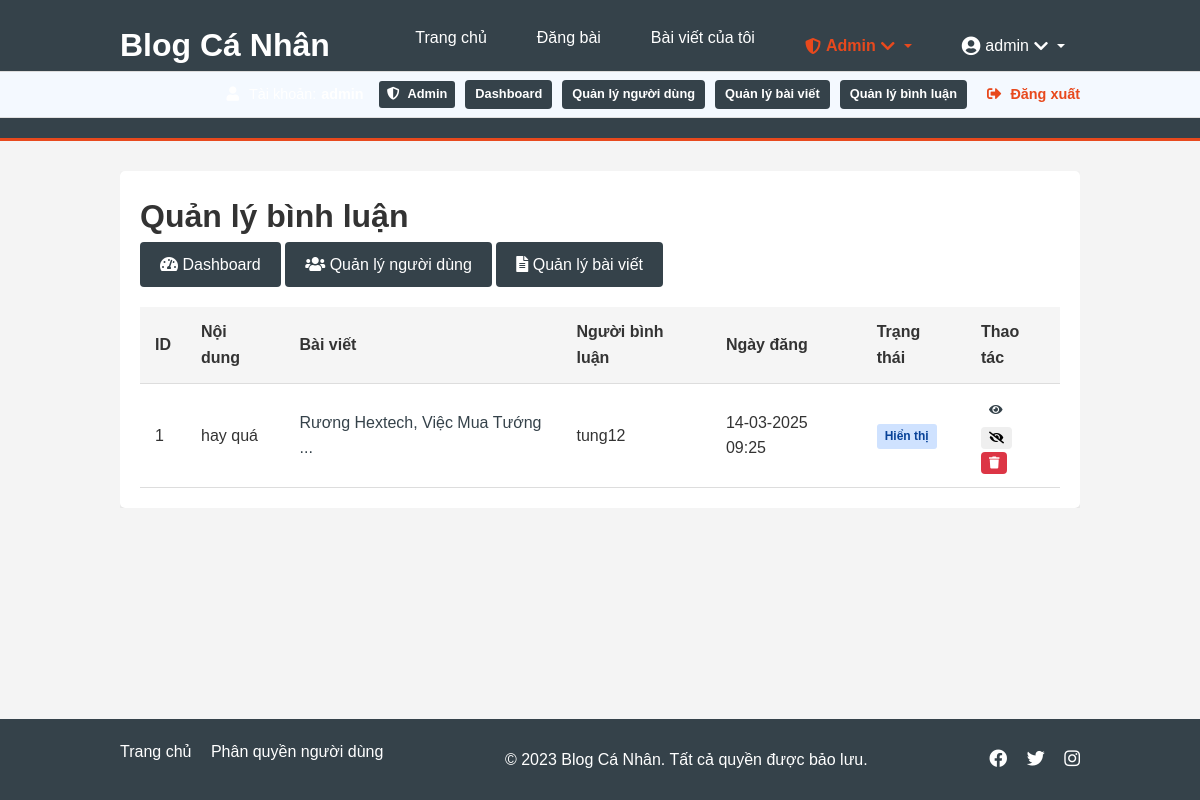
/admin/comments (signed in), run on the app's committed database.
### models.py (models this page shows, shortened)
class User(db.Model, UserMixin):
    id = db.Column(db.Integer, primary_key=True)
    username = db.Column(db.String(150), unique=True, nullable=False)
    password = db.Column(db.String(150), nullable=False)
    is_admin = db.Column(db.Boolean, default=False)
    is_active = db.Column(db.Boolean, default=True)
    date_joined = db.Column(db.DateTime, default=datetime.utcnow)
    posts = db.relationship('Post', backref='user', lazy=True)
    role = db.Column(db.String(20), default='viewer')  # 'viewer', 'collaborator', 'editor'

class Comment(db.Model):
    id = db.Column(db.Integer, primary_key=True)
    content = db.Column(db.Text, nullable=False)
    date_posted = db.Column(db.DateTime, nullable=False, default=datetime.utcnow)
    user_id = db.Column(db.Integer, db.ForeignKey('user.id'), nullable=False)
    post_id = db.Column(db.Integer, db.ForeignKey('post.id'), nullable=False)
    is_hidden = db.Column(db.Boolean, default=False)
    user = db.relationship('User', backref=db.backref('comments', lazy=True))
    post = db.relationship('Post', backref=db.backref('comments', lazy=True))

class Post(db.Model):
    id = db.Column(db.Integer, primary_key=True)
    title = db.Column(db.String(200), nullable=False)
    date_posted = db.Column(db.DateTime, nullable=False, default=datetime.utcnow)
    content = db.Column(db.Text, nullable=False)
    image_path = db.Column(db.String(200), nullable=True)
    user_id = db.Column(db.Integer, db.ForeignKey('user.id'), nullable=False)
    is_hidden = db.Column(db.Boolean, default=False)

### routes/admin.py (the view)
@admin_bp.route('/admin/comments')
@login_required
@admin_required
def comments():
    comments = Comment.query.order_by(Comment.date_posted.desc()).all()
    return render_template('admin/comments.html', comments=comments)

### app.py (called while the page is built)
@login_manager.user_loader
def load_user(user_id):
    return User.query.get(int(user_id))

### routes/admin.py (called while the page is built)
def admin_required(f):
    @wraps(f)
    def decorated_function(*args, **kwargs):
        if not current_user.is_admin:
            abort(403)
        return f(*args, **kwargs)
    return decorated_function

### templates/admin/comments.html (shortened to what this page needs)
{% extends "base.html" %}
{% block content %}
<div class="admin-container">
    <h1>Quản lý bình luận</h1>
    <div class="admin-links">
        <a href="{{ url_for('admin.dashboard') }}" class="btn btn-secondary">
            <i class="fas fa-tachometer-alt"></i> Dashboard
        </a>
        <a href="{{ url_for('admin.users') }}" class="btn btn-secondary">
            <i class="fas fa-users"></i> Quản lý người dùng
        </a>
        <a href="{{ url_for('admin.posts') }}" class="btn btn-secondary">
            <i class="fas fa-file-alt"></i> Quản lý bài viết
        </a>
    </div>
    <div class="admin-content">
        {% if comments %}
        <table class="admin-table">
            <thead>
                <tr>
                    <th>ID</th>
                    <th>Nội dung</th>
                    <th>Bài viết</th>
                    <th>Người bình luận</th>
                    <th>Ngày đăng</th>
                    <th>Trạng thái</th>
                    <th>Thao tác</th>
                </tr>
            </thead>
            <tbody>
                {% for comment in comments %}
                <tr class="{% if comment.is_hidden %}comment-hidden{% endif %}">
                    <td>{{ comment.id }}</td>
                    <td class="comment-content-preview">{{ comment.content[:50] }}{% if comment.content|length > 50 %}...{% endif %}</td>
                    <td>
                        <a href="{{ url_for('post.post', post_id=comment.post_id) }}" target="_blank">
                            {{ comment.post.title[:30] }}{% if comment.post.title|length > 30 %}...{% endif %}
                        </a>
                    </td>
                    <td>{{ comment.user.username }}</td>
                    <td>{{ comment.date_posted.strftime('%d-%m-%Y %H:%M') }}</td>
                    <td>
                        <span class="status-badge {% if comment.is_hidden %}status-hidden{% else %}status-visible{% endif %}">
                            {{ "Đã ẩn" if comment.is_hidden else "Hiển thị" }}
                        </span>
                    </td>
                    <td class="action-buttons">
                        <a href="{{ url_for('post.post', post_id=comment.post_id) }}" class="btn btn-sm btn-info" target="_blank">
                            <i class="fas fa-eye"></i>
                        </a>
                        <form action="{{ url_for('admin.toggle_comment_status', comment_id=comment.id) }}" method="POST" class="d-inline">
                            <button type="submit" class="btn btn-sm {% if comment.is_hidden %}btn-success{% else %}btn-warning{% endif %}">
                                <i class="fas {% if comment.is_hidden %}fa-eye{% else %}fa-eye-slash{% endif %}"></i>
                            </button>
                        </form>
                        <form action="{{ url_for('admin.delete_comment', comment_id=comment.id) }}" method="POST" class="d-inline">
                            <button type="submit" class="btn btn-sm btn-danger" onclick="return confirm('Bạn có chắc chắn muốn xóa bình luận này?');">
                                <i class="fas fa-trash"></i>
                            </button>
                        </form>
                    </td>
                </tr>
                {% endfor %}
            </tbody>
        </table>
        {% else %}
        <p class="no-items">Không có bình luận nào.</p>
        {% endif %}
    </div>
</div>
{% endblock %}

### templates/base.html (shortened to what this page needs)
<!DOCTYPE html>
<html lang="vi">
<head>
    <link rel="stylesheet" href="{{ url_for('static', filename='css/style.css') }}">
    <link rel="stylesheet" href="https://cdnjs.cloudflare.com/ajax/libs/font-awesome/5.15.4/css/all.min.css">
</head>
<body>
    <header>
        <div class="container">
            <div class="logo">
                <h1><a href="{{ url_for('main.index') }}">Blog Cá Nhân</a></h1>
            </div>
            <nav>
                <ul>
                    <li><a href="{{ url_for('main.index') }}">Trang chủ</a></li>
                    {% if current_user.is_authenticated %}
                        <li><a href="{{ url_for('post.new_post') }}">Đăng bài</a></li>
                        <li><a href="{{ url_for('post.user_posts', username=current_user.username) }}">Bài viết của tôi</a></li>
                        {% if current_user.is_admin %}
                        <li class="user-dropdown">
                            <a href="#" class="dropdown-toggle admin-menu-item">
                                <i class="fas fa-shield-alt"></i> Admin <i class="fas fa-chevron-down"></i>
                            </a>
                        </li>
                        {% endif %}
                        <li class="user-dropdown">
                            <a href="#" class="dropdown-toggle">
                                <i class="fas fa-user-circle"></i> {{ current_user.username }} <i class="fas fa-chevron-down"></i>
                            </a>
                        </li>
                    {% endif %}
                </ul>
            </nav>
        </div>
        {% if current_user.is_authenticated %}
        <div class="user-status">
            <div class="container">
                <div class="user-info">
                    <i class="fas fa-user"></i> Tài khoản: <strong>{{ current_user.username }}</strong>
                    {% if current_user.is_admin %}
                    <span class="admin-badge"><i class="fas fa-shield-alt"></i> Admin</span>
                    <a href="{{ url_for('admin.dashboard') }}" class="admin-link">Dashboard</a>
                    <a href="{{ url_for('admin.users') }}" class="admin-link">Quản lý người dùng</a>
                    <a href="{{ url_for('admin.posts') }}" class="admin-link">Quản lý bài viết</a>
                    <a href="{{ url_for('admin.comments') }}" class="admin-link">Quản lý bình luận</a>
                    {% endif %}
                    <a href="{{ url_for('auth.logout') }}" class="logout-link">
                        <i class="fas fa-sign-out-alt"></i> Đăng xuất
                    </a>
                </div>
            </div>
        </div>
        {% endif %}
    </header>
    <main>
        <div class="container">
            {% block content %}{% endblock %}
        </div>
    </main>
        <footer>
        <div class="container">
            <div class="footer-links">
                <a href="{{ url_for('main.index') }}">Trang chủ</a>
                <a href="{{ url_for('main.roles_help') }}">Phân quyền người dùng</a>
            </div>
            <p>&copy; {{ now.year if now else 2023 }} Blog Cá Nhân. Tất cả quyền được bảo lưu.</p>
            <div class="social-links">
                <a href="#"><i class="fab fa-facebook"></i></a>
                <a href="#"><i class="fab fa-twitter"></i></a>
                <a href="#"><i class="fab fa-instagram"></i></a>
            </div>
        </div>
    </footer>
</body>
</html>

### static/css/style.css (style rules this page uses)
* { margin: 0; padding: 0; box-sizing: border-box; }
body { font-family: Arial, Helvetica, sans-serif; line-height: 1.6; background-color: #f4f4f4; color: #333; min-height: 100vh; display: flex; flex-direction: column; }
a { text-decoration: none; color: #35424a; }
ul { list-style: none; }
.container { width: 80%; margin: 0 auto; overflow: hidden; }
header { background-color: #35424a; color: #fff; padding: 20px 0; border-bottom: 3px solid #e8491d; }
header .container { display: flex; justify-content: space-between; align-items: center; }
header .logo a { color: #fff; text-decoration: none; }
header nav ul { display: flex; }
header nav li { margin-left: 20px; position: relative; }
header nav a { color: #fff; text-decoration: none; padding: 8px 15px; border-radius: 5px; transition: background-color 0.3s; }
main { flex: 1; padding: 30px 0; }
footer { background-color: #35424a; color: #fff; padding: 20px 0; margin-top: auto; }
footer .container { display: flex; justify-content: space-between; align-items: center; }
.social-links a { color: #fff; margin-left: 15px; font-size: 18px; }
.btn { display: inline-block; padding: 10px 20px; border: none; border-radius: 4px; cursor: pointer; font-size: 16px; transition: background-color 0.3s; }
.btn-secondary { background-color: #35424a; color: #fff; }
.btn-danger { background-color: #dc3545; color: #fff; }
.user-status { background-color: #f4f9ff; padding: 8px 0; border-top: 1px solid #ddd; font-size: 0.9rem; }
.user-status .container { display: flex; justify-content: flex-end; align-items: center; }
.logout-link { color: #e8491d; font-weight: bold; margin-left: 10px; }
.user-dropdown { position: relative; }
.user-dropdown .dropdown-toggle { display: flex; align-items: center; gap: 5px; }
.user-dropdown .fa-user-circle { font-size: 1.2em; }
.user-info { display: flex; align-items: center; justify-content: flex-end; gap: 20px; }
.user-status { background-color: #f4f9ff; padding: 8px 0; font-size: 0.9rem; border-top: 1px solid #ddd; }
.logout-link { color: #e8491d; font-weight: 600; }
.admin-container { background-color: #fff; padding: 20px; border-radius: 5px; box-shadow: 0 2px 5px rgba(0,0,0,0.1); }
.admin-links { margin-bottom: 20px; }
.admin-table { width: 100%; border-collapse: collapse; margin-top: 20px; }
.admin-table th, .admin-table td { padding: 12px 15px; border-bottom: 1px solid #ddd; text-align: left; }
.admin-table th { background-color: #f5f5f5; font-weight: bold; }
.status-badge, .role-badge { display: inline-block; padding: 3px 8px; border-radius: 3px; font-size: 12px; font-weight: bold; }
.status-visible { background-color: #cfe2ff; color: #084298; }
.action-buttons { white-space: nowrap; }
.action-buttons .btn { margin-right: 5px; }
.btn-sm { padding: 4px 8px; font-size: 12px; }
.admin-table { width: 100%; border-collapse: collapse; margin-top: 20px; overflow-x: auto; display: block; }
.dropdown-toggle { cursor: pointer; display: flex; align-items: center; gap: 5px; }
.user-status { background-color: #f4f9ff; padding: 8px 0; border-bottom: 1px solid #e0e0e0; font-size: 0.9rem; }
.user-info { display: flex; align-items: center; justify-content: flex-end; }
.user-info i { margin-right: 5px; }
.logout-link { margin-left: 15px; color: #e8491d; font-weight: 600; }
.admin-badge { background-color: #35424a; color: white; padding: 3px 8px; border-radius: 3px; margin-left: 10px; font-size: 0.8rem; font-weight: bold; }
.user-info { display: flex; align-items: center; flex-wrap: wrap; justify-content: flex-end; gap: 5px; }
.logout-link { margin-left: 15px; color: #e8491d; font-weight: 600; white-space: nowrap; }
.admin-link { background-color: #35424a; color: white !important; padding: 4px 10px; border-radius: 4px; margin-left: 5px; font-size: 0.8rem; font-weight: bold; text-decoration: none; transition: background-color 0.3s; }
.admin-menu-item { color: #e8491d !important; font-weight: bold; }
.comment-content-preview { max-width: 250px; overflow: hidden; text-overflow: ellipsis; white-space: nowrap; }
.dropdown-toggle::after { display: inline-block; margin-left: 0.255em; vertical-align: 0.255em; content: ""; border-top: 0.3em solid; border-right: 0.3em solid transparent; border-bottom: 0; border-left: 0.3em solid transparent; }
.footer-links { margin-bottom: 15px; }
.footer-links a { color: #fff; margin-right: 15px; text-decoration: none; }

### data on the page
User: username "admin"
Comment: id "1", content "hay quá", post "Rương Hextech, Việc Mua Tướng", user.username "tung12", date_posted "14-03-2025 09:25", is_hidden "Hiển thị"

### other printed values
{{ now.year if now else 2023 }} "2023"
